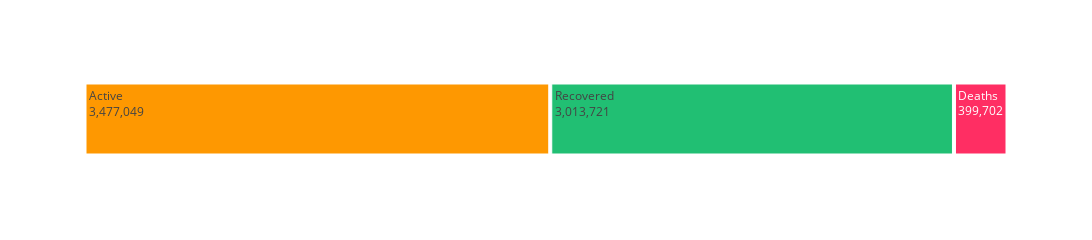

Notebook code cell kept with this figure:
### Code cell
temp = full_table.groupby('Date')['Confirmed', 'Deaths', 'Recovered', 'Active'].sum().reset_index()
temp = temp[temp['Date']==max(temp['Date'])].reset_index(drop=True)

tm = temp.melt(id_vars="Date", value_vars=['Active', 'Deaths', 'Recovered'])
fig = px.treemap(tm, path=["variable"], values="value", height=225, width=1200,
                 color_discrete_sequence=[act, rec, dth])
fig.data[0].textinfo = 'label+text+value'
fig.show()

### Figure 1 — Plotly figure (JSON) as saved in the notebook; plotly's stock layout.template omitted (floating-point values rounded to 4 significant figures)
{"data": [{"branchvalues": "total", "domain": {"x": [0, 1], "y": [0, 1]}, "hoverlabel": {"namelength": 0}, "hovertemplate": "labels=%{label}<br>value=%{value}<br>parent=%{parent}<br>id=%{id}", "ids": ["Active", "Deaths", "Recovered"], "labels": ["Active", "Deaths", "Recovered"], "name": "", "parents": ["", "", ""], "textinfo": "label+text+value", "type": "treemap", "values": [3477049, 399702, 3013721]}], "layout": {"height": 225, "legend": {"tracegroupgap": 0}, "margin": {"t": 60}, "treemapcolorway": ["#fe9801", "#21bf73", "#ff2e63"], "width": 1200}}
